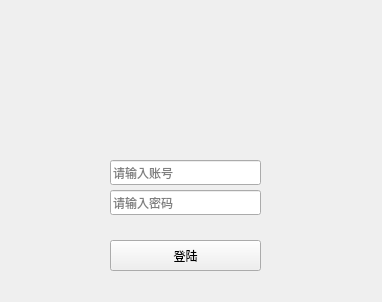
<?xml version="1.0" encoding="UTF-8"?>
<ui version="4.0">
 <class>Login</class>
 <widget class="QWidget" name="Login">
  <property name="geometry">
   <rect>
    <x>0</x>
    <y>0</y>
    <width>382</width>
    <height>302</height>
   </rect>
  </property>
  <property name="windowTitle">
   <string>QQ</string>
  </property>
  <widget class="QLabel" name="portrait_label">
   <property name="geometry">
    <rect>
     <x>140</x>
     <y>50</y>
     <width>81</width>
     <height>81</height>
    </rect>
   </property>
   <property name="text">
    <string/>
   </property>
  </widget>
  <widget class="QLineEdit" name="account_lineEdit">
   <property name="geometry">
    <rect>
     <x>110</x>
     <y>160</y>
     <width>151</width>
     <height>25</height>
    </rect>
   </property>
   <property name="inputMask">
    <string/>
   </property>
   <property name="text">
    <string/>
   </property>
   <property name="placeholderText">
    <string>请输入账号</string>
   </property>
  </widget>
  <widget class="QLineEdit" name="passwd_lineEdit">
   <property name="geometry">
    <rect>
     <x>110</x>
     <y>190</y>
     <width>151</width>
     <height>25</height>
    </rect>
   </property>
   <property name="inputMask">
    <string/>
   </property>
   <property name="text">
    <string/>
   </property>
   <property name="echoMode">
    <enum>QLineEdit::Normal</enum>
   </property>
   <property name="placeholderText">
    <string>请输入密码</string>
   </property>
  </widget>
  <widget class="QPushButton" name="login_button">
   <property name="geometry">
    <rect>
     <x>110</x>
     <y>240</y>
     <width>151</width>
     <height>31</height>
    </rect>
   </property>
   <property name="text">
    <string>登陆</string>
   </property>
  </widget>
  <widget class="QLabel" name="warn_label">
   <property name="geometry">
    <rect>
     <x>80</x>
     <y>280</y>
     <width>221</width>
     <height>21</height>
    </rect>
   </property>
   <property name="text">
    <string/>
   </property>
  </widget>
 </widget>
 <resources/>
 <connections/>
</ui>
